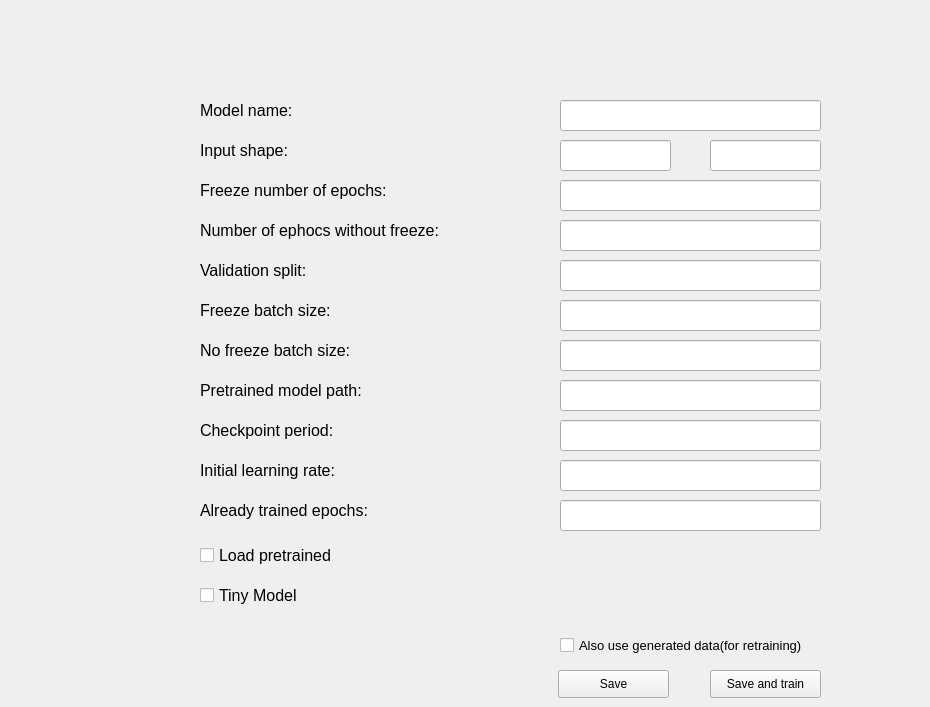
    <widget class="QWidget" name="tab_2">
     <attribute name="title">
      <string>Train</string>
     </attribute>
     <widget class="QLabel" name="label_4">
      <property name="geometry">
       <rect>
        <x>200</x>
        <y>90</y>
        <width>321</width>
        <height>41</height>
       </rect>
      </property>
      <property name="font">
       <font>
        <pointsize>12</pointsize>
       </font>
      </property>
      <property name="text">
       <string>Model name:</string>
      </property>
     </widget>
     <widget class="QLabel" name="label_5">
      <property name="geometry">
       <rect>
        <x>200</x>
        <y>130</y>
        <width>321</width>
        <height>41</height>
       </rect>
      </property>
      <property name="font">
       <font>
        <pointsize>12</pointsize>
       </font>
      </property>
      <property name="text">
       <string>Input shape:</string>
      </property>
     </widget>
     <widget class="QLabel" name="label_6">
      <property name="geometry">
       <rect>
        <x>200</x>
        <y>170</y>
        <width>321</width>
        <height>41</height>
       </rect>
      </property>
      <property name="font">
       <font>
        <pointsize>12</pointsize>
       </font>
      </property>
      <property name="text">
       <string>Freeze number of epochs:</string>
      </property>
     </widget>
     <widget class="QLabel" name="label_7">
      <property name="geometry">
       <rect>
        <x>200</x>
        <y>210</y>
        <width>321</width>
        <height>41</height>
       </rect>
      </property>
      <property name="font">
       <font>
        <pointsize>12</pointsize>
       </font>
      </property>
      <property name="text">
       <string>Number of ephocs without freeze:</string>
      </property>
     </widget>
     <widget class="QLabel" name="label_16">
      <property name="geometry">
       <rect>
        <x>200</x>
        <y>290</y>
        <width>321</width>
        <height>41</height>
       </rect>
      </property>
      <property name="font">
       <font>
        <pointsize>12</pointsize>
       </font>
      </property>
      <property name="text">
       <string>Freeze batch size:</string>
      </property>
     </widget>
     <widget class="QLabel" name="label_17">
      <property name="geometry">
       <rect>
        <x>200</x>
        <y>330</y>
        <width>321</width>
        <height>41</height>
       </rect>
      </property>
      <property name="font">
       <font>
        <pointsize>12</pointsize>
       </font>
      </property>
      <property name="text">
       <string>No freeze batch size:</string>
      </property>
     </widget>
     <widget class="QLabel" name="label_18">
      <property name="geometry">
       <rect>
        <x>200</x>
        <y>250</y>
        <width>321</width>
        <height>41</height>
       </rect>
      </property>
      <property name="font">
       <font>
        <pointsize>12</pointsize>
       </font>
      </property>
      <property name="text">
       <string>Validation split:</string>
      </property>
     </widget>
     <widget class="QLabel" name="label_20">
      <property name="geometry">
       <rect>
        <x>200</x>
        <y>370</y>
        <width>321</width>
        <height>41</height>
       </rect>
      </property>
      <property name="font">
       <font>
        <pointsize>12</pointsize>
       </font>
      </property>
      <property name="text">
       <string>Pretrained model path:</string>
      </property>
     </widget>
     <widget class="QLabel" name="label_21">
      <property name="geometry">
       <rect>
        <x>200</x>
        <y>410</y>
        <width>321</width>
        <height>41</height>
       </rect>
      </property>
      <property name="font">
       <font>
        <pointsize>12</pointsize>
       </font>
      </property>
      <property name="text">
       <string>Checkpoint period:</string>
      </property>
     </widget>
     <widget class="QLabel" name="label_22">
      <property name="geometry">
       <rect>
        <x>200</x>
        <y>450</y>
        <width>321</width>
        <height>41</height>
       </rect>
      </property>
      <property name="font">
       <font>
        <pointsize>12</pointsize>
       </font>
      </property>
      <property name="text">
       <string>Initial learning rate:</string>
      </property>
     </widget>
     <widget class="QLabel" name="label_23">
      <property name="geometry">
       <rect>
        <x>200</x>
        <y>490</y>
        <width>321</width>
        <height>41</height>
       </rect>
      </property>
      <property name="font">
       <font>
        <pointsize>12</pointsize>
       </font>
      </property>
      <property name="text">
       <string>Already trained epochs:</string>
      </property>
     </widget>
     <widget class="QLineEdit" name="modelNameTB">
      <property name="geometry">
       <rect>
        <x>560</x>
        <y>100</y>
        <width>261</width>
        <height>31</height>
       </rect>
      </property>
     </widget>
     <widget class="QLineEdit" name="inputShapeTB1">
      <property name="geometry">
       <rect>
        <x>560</x>
        <y>140</y>
        <width>111</width>
        <height>31</height>
       </rect>
      </property>
     </widget>
     <widget class="QLineEdit" name="freezeNoEpochsTB">
      <property name="geometry">
       <rect>
        <x>560</x>
        <y>180</y>
        <width>261</width>
        <height>31</height>
       </rect>
      </property>
     </widget>
     <widget class="QLineEdit" name="noFreezeNoEpochsTB">
      <property name="geometry">
       <rect>
        <x>560</x>
        <y>220</y>
        <width>261</width>
        <height>31</height>
       </rect>
      </property>
     </widget>
     <widget class="QLineEdit" name="freezeBatchSizeTB">
      <property name="geometry">
       <rect>
        <x>560</x>
        <y>300</y>
        <width>261</width>
        <height>31</height>
       </rect>
      </property>
     </widget>
     <widget class="QLineEdit" name="noFreezeBatchSizeTB">
      <property name="geometry">
       <rect>
        <x>560</x>
        <y>340</y>
        <width>261</width>
        <height>31</height>
       </rect>
      </property>
     </widget>
     <widget class="QLineEdit" name="validationSplitTB">
      <property name="geometry">
       <rect>
        <x>560</x>
        <y>260</y>
        <width>261</width>
        <height>31</height>
       </rect>
      </property>
     </widget>
     <widget class="QLineEdit" name="alreadyTrainedEpochsTB">
      <property name="geometry">
       <rect>
        <x>560</x>
        <y>500</y>
        <width>261</width>
        <height>31</height>
       </rect>
      </property>
     </widget>
     <widget class="QLineEdit" name="checkpointPeriodTB">
      <property name="geometry">
       <rect>
        <x>560</x>
        <y>420</y>
        <width>261</width>
        <height>31</height>
       </rect>
      </property>
     </widget>
     <widget class="QLineEdit" name="initialLRTB">
      <property name="geometry">
       <rect>
        <x>560</x>
        <y>460</y>
        <width>261</width>
        <height>31</height>
       </rect>
      </property>
     </widget>
     <widget class="QLineEdit" name="preTrainedModelPathTB">
      <property name="geometry">
       <rect>
        <x>560</x>
        <y>380</y>
        <width>261</width>
        <height>31</height>
       </rect>
      </property>
     </widget>
     <widget class="QPushButton" name="saveConfigurationButton">
      <property name="geometry">
       <rect>
        <x>558</x>
        <y>670</y>
        <width>111</width>
        <height>28</height>
       </rect>
      </property>
      <property name="text">
       <string>Save</string>
      </property>
     </widget>
     <widget class="QCheckBox" name="isTinyCheckbox">
      <property name="geometry">
       <rect>
        <x>200</x>
        <y>580</y>
        <width>131</width>
        <height>31</height>
       </rect>
      </property>
      <property name="font">
       <font>
        <pointsize>12</pointsize>
       </font>
      </property>
      <property name="text">
       <string>Tiny Model</string>
      </property>
     </widget>
     <widget class="QCheckBox" name="loadPretrainedCheckbox">
      <property name="geometry">
       <rect>
        <x>200</x>
        <y>540</y>
        <width>171</width>
        <height>31</height>
       </rect>
      </property>
      <property name="font">
       <font>
        <pointsize>12</pointsize>
       </font>
      </property>
      <property name="text">
       <string>Load pretrained</string>
      </property>
     </widget>
     <widget class="QLineEdit" name="inputShapeTB2">
      <property name="geometry">
       <rect>
        <x>710</x>
        <y>140</y>
        <width>111</width>
        <height>31</height>
       </rect>
      </property>
     </widget>
     <widget class="QPushButton" name="saveConfigurationAndTrainButton">
      <property name="geometry">
       <rect>
        <x>710</x>
        <y>670</y>
        <width>111</width>
        <height>28</height>
       </rect>
      </property>
      <property name="text">
       <string>Save and train</string>
      </property>
     </widget>
     <widget class="QCheckBox" name="retrainCheckBox">
      <property name="geometry">
       <rect>
        <x>560</x>
        <y>630</y>
        <width>361</width>
        <height>31</height>
       </rect>
      </property>
      <property name="font">
       <font>
        <pointsize>10</pointsize>
       </font>
      </property>
      <property name="text">
       <string>Also use generated data(for retraining)</string>
      </property>
     </widget>
    </widget>
